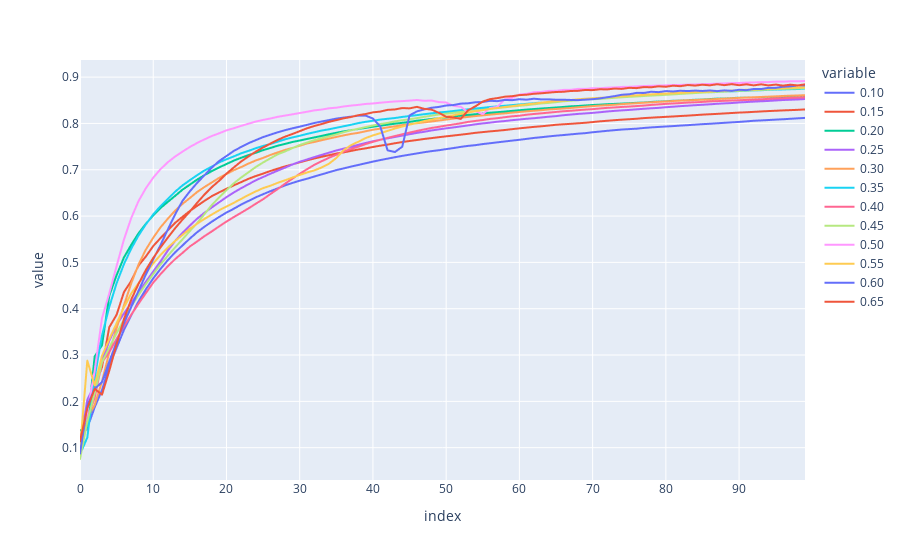

The code cell stored with this chart in its notebook:
### Code cell
fig = px.line(df, y=['0.10', '0.15','0.20', '0.25','0.30', '0.35', '0.40', '0.45' ,'0.50','0.55','0.60','0.65'])
fig.show()
